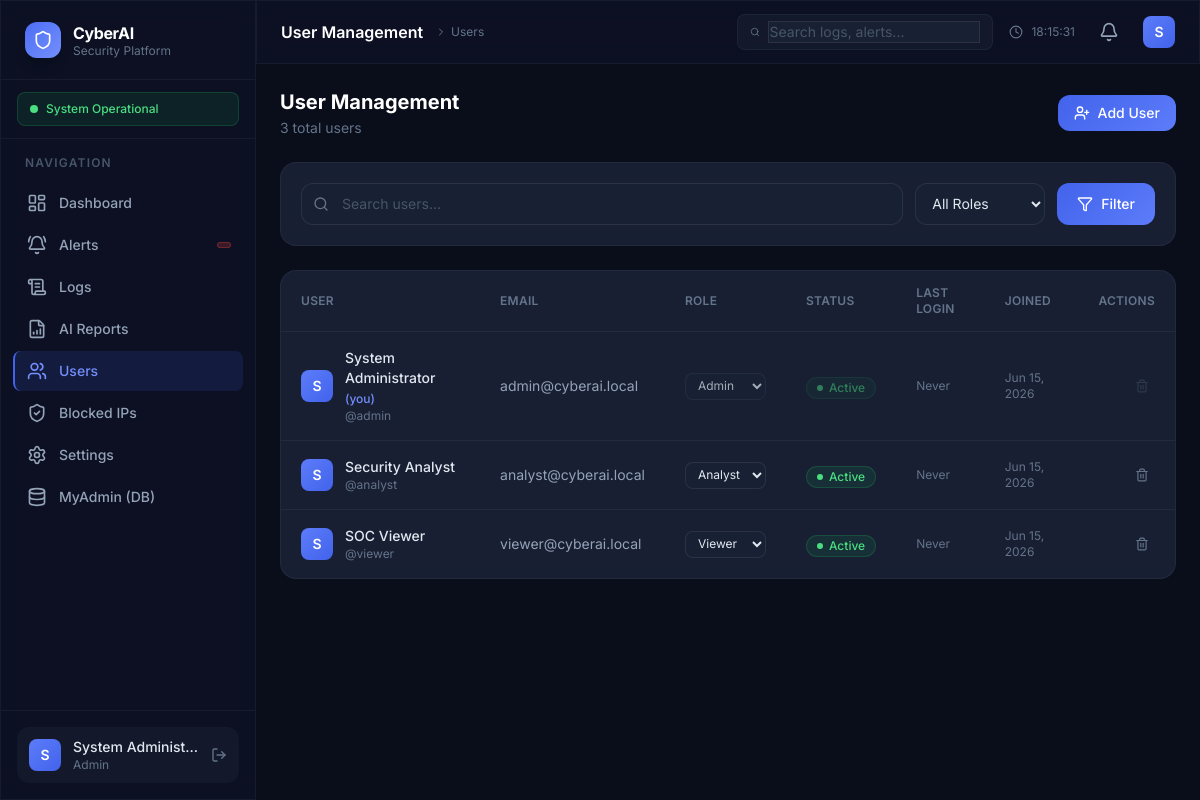
The app's page /dashboard/users.php (signed in) with its own data.
### tables this page shows
CREATE TABLE IF NOT EXISTS users (
    id          INT UNSIGNED AUTO_INCREMENT PRIMARY KEY,
    username    VARCHAR(50) NOT NULL UNIQUE,
    email       VARCHAR(255) NOT NULL UNIQUE,
    password    VARCHAR(255) NOT NULL,
    full_name   VARCHAR(150) NOT NULL,
    role        ENUM('admin','analyst','viewer') NOT NULL DEFAULT 'analyst',
    avatar      VARCHAR(255) DEFAULT NULL,
    is_active   TINYINT(1) NOT NULL DEFAULT 1,
    last_login  DATETIME DEFAULT NULL,
    created_at  DATETIME NOT NULL DEFAULT CURRENT_TIMESTAMP,
    updated_at  DATETIME NOT NULL DEFAULT CURRENT_TIMESTAMP ON UPDATE CURRENT_TIMESTAMP,
    INDEX idx_username  (username),
    INDEX idx_email     (email),
    INDEX idx_role      (role),
    INDEX idx_is_active (is_active)
);

### dashboard/users.php (the view, shortened to what the rows shown need)
<?php
require_once __DIR__ . '/includes/db.php';
require_once __DIR__ . '/includes/auth.php';
require_once __DIR__ . '/includes/functions.php';
$pageTitle  = 'User Management';
$page      = max(1, (int)($_GET['page'] ?? 1));
$where     = [];
$params    = [];
$whereStr  = $where ? 'WHERE '.implode(' AND ',$where) : '';
$sql       = "SELECT * FROM users $whereStr ORDER BY created_at DESC";
$paginated = paginate($sql, $params, $page);
$users     = $paginated['data'];
include __DIR__ . '/includes/header.php';
?>
<div class="flex">
    <?php include __DIR__ . '/components/sidebar.php'; ?>
    <div class="flex-1 lg:ml-64">
        <?php include __DIR__ . '/components/navbar.php'; ?>
        <main class="pt-16 min-h-screen">
            <div class="p-6 space-y-6">
                <div class="animate-in flex flex-col sm:flex-row sm:items-center justify-between gap-4">
                    <div>
                        <h2 class="text-xl font-bold text-white">User Management</h2>
                    </div>
                </div>
                <div class="animate-in glass-card rounded-2xl border border-white/5 overflow-hidden">
                    <table class="w-full">
                        <thead>
                            <tr class="border-b border-white/5">
                                <th class="text-left text-xs font-semibold text-slate-500 px-5 py-3.5 uppercase tracking-wide">User</th>
                                <th class="text-left text-xs font-semibold text-slate-500 px-5 py-3.5 uppercase tracking-wide hidden md:table-cell">Email</th>
                                <th class="text-left text-xs font-semibold text-slate-500 px-5 py-3.5 uppercase tracking-wide">Role</th>
                                <th class="text-left text-xs font-semibold text-slate-500 px-5 py-3.5 uppercase tracking-wide">Status</th>
                                <th class="text-left text-xs font-semibold text-slate-500 px-5 py-3.5 uppercase tracking-wide hidden lg:table-cell">Last Login</th>
                                <th class="text-left text-xs font-semibold text-slate-500 px-5 py-3.5 uppercase tracking-wide hidden lg:table-cell">Joined</th>
                                <th class="text-right text-xs font-semibold text-slate-500 px-5 py-3.5 uppercase tracking-wide">Actions</th>
                            </tr>
                        </thead>
                        <tbody class="divide-y divide-white/5">
                            <?php if (empty($users)): ?>
                            <tr><td colspan="7" class="px-5 py-12 text-center text-slate-600 text-sm">No users found.</td></tr>
                            <?php else: ?>
                            <?php foreach ($users as $user):
                                $isSelf = $user['id'] == auth()->getCurrentUser()['id'];
                                $roleCls = match($user['role']) {
                                    'admin'   => 'text-red-400 bg-red-500/10 border-red-500/20',
                                    'analyst' => 'text-blue-400 bg-blue-500/10 border-blue-500/20',
                                    default   => 'text-slate-400 bg-slate-500/10 border-slate-500/20',
                                };
                            ?>
                            <tr class="alert-row transition-colors">
                                <td class="px-5 py-4">
                                    <div class="flex items-center gap-3">
                                        <div class="w-8 h-8 rounded-lg bg-gradient-to-br from-brand-500 to-brand-700 flex items-center justify-center text-white font-semibold text-sm flex-shrink-0">
                                            <?= strtoupper(substr($user['full_name'] ?? $user['username'], 0, 1)) ?>
                                        </div>
                                        <div>
                                            <div class="text-sm font-medium text-slate-200">
                                                <?= htmlspecialchars($user['full_name'] ?: $user['username']) ?>
                                                <?php if ($isSelf): ?> <span class="text-xs text-brand-400">(you)</span><?php endif; ?>
                                            </div>
                                            <div class="text-xs text-slate-500">@<?= htmlspecialchars($user['username']) ?></div>
                                        </div>
                                    </div>
                                </td>
                                <td class="px-5 py-4 hidden md:table-cell text-sm text-slate-400"><?= htmlspecialchars($user['email']) ?></td>
                                <td class="px-5 py-4">
                                    <select onchange="updateRole(<?= $user['id'] ?>, this.value)" <?= $isSelf ? 'disabled' : '' ?>
                                            class="text-xs px-2 py-1 rounded-lg border focus:outline-none transition-colors <?= $roleCls ?> bg-transparent cursor-pointer">
                                        <?php foreach (['admin','analyst','viewer'] as $r): ?>
                                        <option value="<?= $r ?>" <?= $user['role']===$r?'selected':'' ?> class="bg-surface-700 text-slate-200"><?= ucfirst($r) ?></option>
                                        <?php endforeach; ?>
                                    </select>
                                </td>
                                <td class="px-5 py-4">
                                    <button onclick="toggleUserStatus(<?= $user['id'] ?>, this)" <?= $isSelf ? 'disabled' : '' ?>
                                            class="inline-flex items-center gap-1.5 px-2.5 py-0.5 rounded-full text-xs font-medium border transition-colors
                                                   <?= $user['is_active'] ? 'bg-green-500/10 text-green-400 border-green-500/20 hover:bg-green-500/20' : 'bg-red-500/10 text-red-400 border-red-500/20 hover:bg-red-500/20' ?>
                                                   <?= $isSelf ? 'opacity-50 cursor-not-allowed' : 'cursor-pointer' ?>">
                                        <span class="w-1.5 h-1.5 rounded-full <?= $user['is_active'] ? 'bg-green-400' : 'bg-red-400' ?>"></span>
                                        <?= $user['is_active'] ? 'Active' : 'Inactive' ?>
                                    </button>
                                </td>
                                <td class="px-5 py-4 hidden lg:table-cell text-xs text-slate-500">
                                    <?= $user['last_login'] ? timeAgo($user['last_login']) : 'Never' ?>
                                </td>
                                <td class="px-5 py-4 hidden lg:table-cell text-xs text-slate-500">
                                    <?= date('M j, Y', strtotime($user['created_at'])) ?>
                                </td>
                                <td class="px-5 py-4 text-right">
                                    <button onclick="deleteUser(<?= $user['id'] ?>, '<?= htmlspecialchars($user['username']) ?>')"
                                            <?= $isSelf ? 'disabled' : '' ?>
                                            class="p-1.5 rounded-lg text-slate-500 hover:text-red-400 hover:bg-red-500/10 transition-colors <?= $isSelf ? 'opacity-30 cursor-not-allowed' : '' ?>">
                                        <i data-lucide="trash-2" class="w-3.5 h-3.5"></i>
                                    </button>
                                </td>
                            </tr>
                            <?php endforeach; ?>
                            <?php endif; ?>
                        </tbody>
                    </table>
                </div>
            </div>
        </main>
    </div>
</div>
<?php include __DIR__ . '/includes/footer.php'; ?>

### dashboard/components/sidebar.php (shortened to what the rows shown need)
<?php
$currentUser = auth()->getCurrentUser();
?>
<aside id="sidebar" class="fixed inset-y-0 left-0 z-40 w-64 glass border-r border-white/5 flex flex-col transition-transform duration-300 ease-in-out lg:translate-x-0">
    <div class="p-4 border-t border-white/5">
        <div class="flex items-center gap-3 px-3 py-2.5 rounded-xl bg-surface-600/50 hover:bg-surface-600 transition-colors cursor-pointer" onclick="window.location='<?= APP_URL ?>/dashboard/profile.php'">
            <div class="w-8 h-8 rounded-lg bg-gradient-to-br from-brand-500 to-brand-700 flex items-center justify-center text-white font-semibold text-sm flex-shrink-0">
                <?= strtoupper(substr($currentUser['full_name'] ?? $currentUser['username'], 0, 1)) ?>
            </div>
            <div class="flex-1 min-w-0">
                <div class="text-sm font-medium text-slate-200 truncate"><?= htmlspecialchars($currentUser['full_name'] ?? $currentUser['username']) ?></div>
                <div class="text-xs text-slate-500 capitalize"><?= htmlspecialchars($currentUser['role']) ?></div>
            </div>
            <a href="<?= APP_URL ?>/dashboard/logout.php" class="text-slate-500 hover:text-red-400 transition-colors" title="Logout" onclick="event.stopPropagation()">
                <i data-lucide="log-out" class="w-4 h-4"></i>
            </a>
        </div>
    </div>
</aside>

### dashboard/components/navbar.php (shortened to what the rows shown need)
<header class="fixed top-0 right-0 left-0 lg:left-64 z-30 glass border-b border-white/5 h-16 flex items-center px-6 gap-4">
    <div class="flex items-center gap-3">
        <h1 class="text-base font-semibold text-white"><?= htmlspecialchars($pageTitle) ?></h1>
    </div>
    <div class="flex items-center gap-2">
        <a href="<?= APP_URL ?>/dashboard/profile.php" class="w-8 h-8 rounded-lg bg-gradient-to-br from-brand-500 to-brand-700 flex items-center justify-center text-white font-semibold text-sm hover:scale-105 transition-transform">
            <?= strtoupper(substr($currentUser['full_name'] ?? $currentUser['username'] ?? 'U', 0, 1)) ?>
        </a>
    </div>
</header>

### records on screen
users: full_name "S", full_name "System Administ…", role "Admin", full_name "System Administrator", shows "(you)", username "admin", email "admin@cyberai.local", role+id "Admin", is_active 1 (drawn), shows "Never", created_at "Jun 15, 2026"
users: full_name "S", full_name "Security Analyst", username "analyst", email "analyst@cyberai.local", role+id "Analyst", is_active 1 (drawn), shows "Never", created_at "Jun 15, 2026"
users: full_name "S", full_name "SOC Viewer", username "viewer", email "viewer@cyberai.local", role+id "Viewer", is_active 1 (drawn), shows "Never", created_at "Jun 15, 2026"

### other values on screen
$item['label'] "Dashboard"
$item['label'] "Alerts"
$item['label'] "Logs"
$item['label'] "AI Reports"
$item['label'] "Users"
$item['label'] "Blocked IPs"
$item['label'] "Settings"
$item['label'] "MyAdmin (DB)"
$pageTitle "User Management"
$activePage ?: 'overview' "Users"
$paginated['total'] "3"
